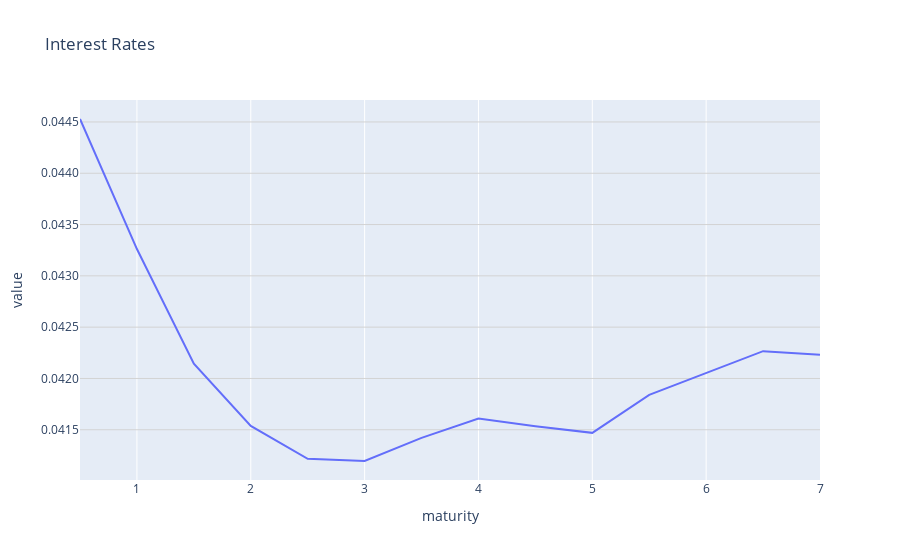

Source (notebook cell):
### Code cell
int_rates = discount_to_int_rate(discount=z, time_to_maturity=time_to_maturity, n_compound=COMPOUNDING_FREQ)

fig = px.line(
    int_rates, 
    labels={"x": "Time to Maturity", "y": "Interest Rates"}, 
    title="Interest Rates"
)
fig.update_layout(
    showlegend=False,
    yaxis=dict(
        tickformat=".4f",
        gridcolor='lightgrey',
        showgrid=True  # Ensure grid is enabled on the y-axis
    )
)
fig.show()

### Figure 1 — Plotly figure (JSON) as saved in the notebook; plotly's stock layout.template omitted (floating-point values rounded to 4 significant figures)
{"data": [{"hovertemplate": "variable=interest rate<br>maturity=%{x}<br>value=%{y}<extra></extra>", "legendgroup": "interest rate", "line": {"color": "#636efa", "dash": "solid"}, "marker": {"symbol": "circle"}, "mode": "lines", "name": "interest rate", "orientation": "v", "showlegend": true, "type": "scatter", "x": [0.5, 1, 1.5, 2, 2.5, 3, 3.5, 4, 4.5, 5, 5.5, 6, 6.5, 7], "xaxis": "x", "y": [0.04453, 0.04326, 0.04214, 0.04154, 0.04122, 0.0412, 0.04142, 0.04161, 0.04153, 0.04147, 0.04184, 0.04205, 0.04227, 0.04223], "yaxis": "y"}], "layout": {"legend": {"title": {"text": "variable"}, "tracegroupgap": 0}, "showlegend": false, "title": {"text": "Interest Rates"}, "xaxis": {"anchor": "y", "domain": [0, 1], "title": {"text": "maturity"}}, "yaxis": {"anchor": "x", "domain": [0, 1], "gridcolor": "lightgrey", "showgrid": true, "tickformat": ".4f", "title": {"text": "value"}}}}
